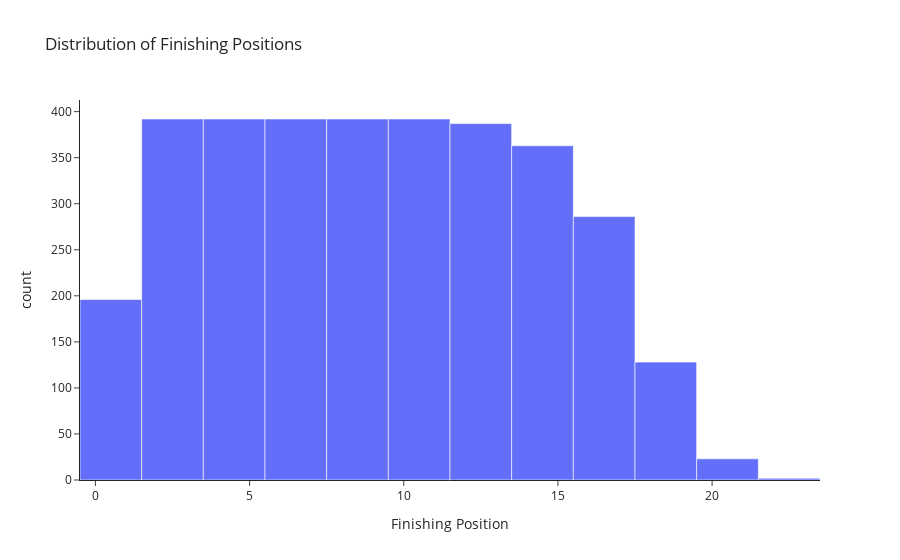

Notebook code cell kept with this figure:
### Markdown cell above
### 1. Distribution of Finishing Positions

### Code cell
import plotly.express as px

fig = px.histogram(
    df_model,
    x="target_finish_pos",
    nbins=20,
    title="Distribution of Finishing Positions",
    labels={
        "target_finish_pos": "Finishing Position",
        "count": "Number of Driver-Race Entries"
    }
)

fig.update_layout(
    template="simple_white",
    height=400
)

fig.show()

### Figure 1 — Plotly figure (JSON) as saved in the notebook; plotly's stock layout.template omitted (floating-point values rounded to 4 significant figures; data arrays with more than 128 entries replaced by an {"elided": "..."} marker saying what was removed)
{"data": [{"alignmentgroup": "True", "bingroup": "x", "hovertemplate": "Finishing Position=%{x}<br>count=%{y}<extra></extra>", "legendgroup": "", "marker": {"color": "#636efa", "pattern": {"shape": ""}}, "name": "", "nbinsx": 20, "offsetgroup": "", "orientation": "v", "showlegend": false, "type": "histogram", "x": {"elided": "3345 int values"}, "xaxis": "x", "yaxis": "y"}], "layout": {"autosize": true, "barmode": "relative", "legend": {"tracegroupgap": 0}, "title": {"text": "Distribution of Finishing Positions"}, "xaxis": {"anchor": "y", "autorange": true, "domain": [0, 1], "range": [-0.5, 23.5], "title": {"text": "Finishing Position"}, "type": "linear"}, "yaxis": {"anchor": "x", "autorange": true, "domain": [0, 1], "range": [0, 412.6], "title": {"text": "count"}}}}
